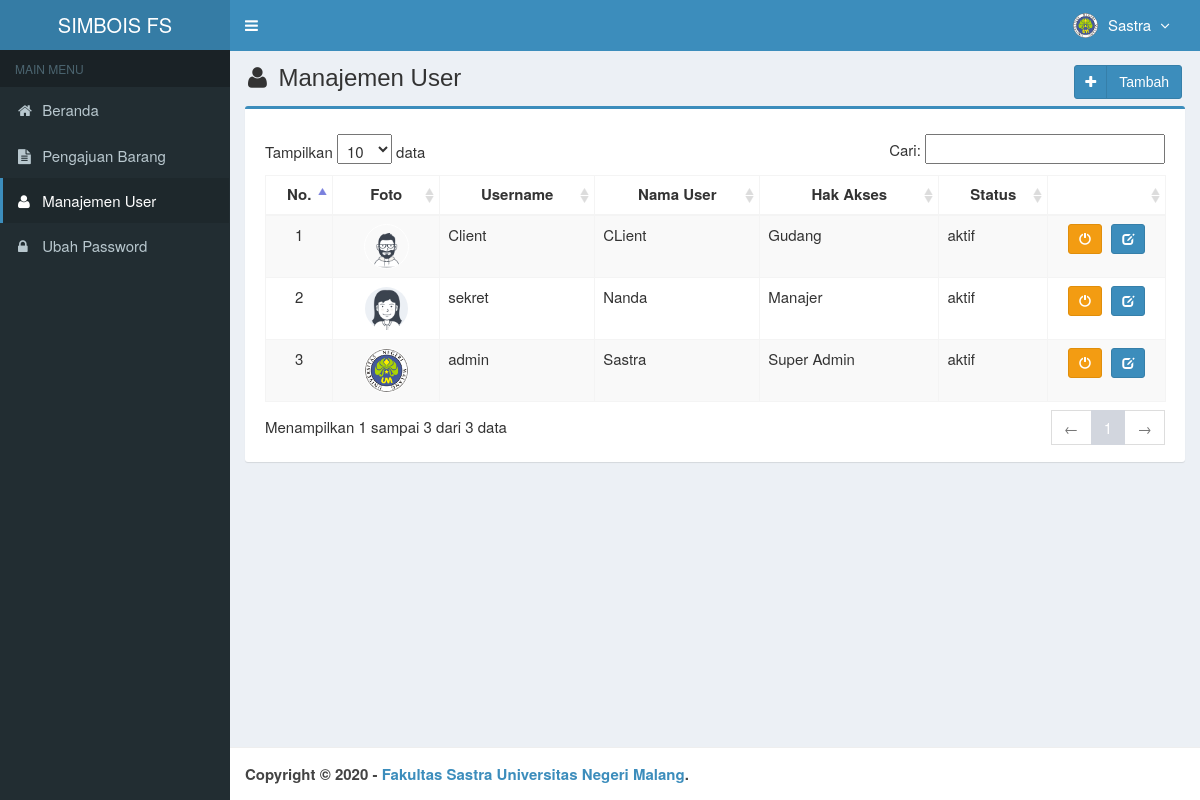
The app's page /main.php?module=user (signed in) with its own data.
### tables this page shows
CREATE TABLE `is_users` (
  `id_user` smallint(6) NOT NULL,
  `username` varchar(50) NOT NULL,
  `nama_user` varchar(50) NOT NULL,
  `password` varchar(50) NOT NULL,
  `email` varchar(50) DEFAULT NULL,
  `telepon` varchar(13) DEFAULT NULL,
  `foto` varchar(100) DEFAULT NULL,
  `hak_akses` enum('Super Admin','Manajer','Gudang') NOT NULL,
  `status` enum('aktif','blokir') NOT NULL DEFAULT 'aktif',
  `created_at` timestamp NOT NULL DEFAULT current_timestamp(),
  `updated_at` timestamp NOT NULL DEFAULT current_timestamp() ON UPDATE current_timestamp()
);

### modules/user/view.php (the view, shortened to what this page needs)
<section class="content-header">
  <h1>
    <i class="fa fa-user icon-title"></i> Manajemen User
    <a class="btn btn-primary btn-social pull-right" href="?module=form_user&form=add" title="Tambah Data" data-toggle="tooltip">
      <i class="fa fa-plus"></i> Tambah
    </a>
  </h1>
</section>
<section class="content">
  <div class="row">
    <div class="col-md-12">
      <div class="box box-primary">
        <div class="box-body">
          <table id="dataTables1" class="table table-bordered table-striped table-hover">
            <thead>
              <tr>
                <th class="center">No.</th>
                <th class="center">Foto</th>
                <th class="center">Username</th>
                <th class="center">Nama User</th>
                <th class="center">Hak Akses</th>
                <th class="center">Status</th>
                <th class="center"></th>
              </tr>
            </thead>
            <tbody>
            <?php
            $no = 1;
            $query = mysqli_query($mysqli, "SELECT * FROM is_users ORDER BY id_user DESC")
                                            or die('Ada kesalahan pada query tampil data user: '.mysqli_error($mysqli));
            while ($data = mysqli_fetch_assoc($query)) {
              echo "<tr>
                      <td width='50' class='center'>$no</td>";
                      if ($data['foto']=="") { ?>
                        <td class='center'><img class='img-user' src='images/user/user-default.png' width='45'></td>
                      <?php
                      } else { ?>
                        <td class='center'><img class='img-user' src='images/user/<?php echo $data['foto']; ?>' width='45'></td>
                      <?php
                      }
              echo "  <td>$data[username]</td>
                      <td>$data[nama_user]</td>
                      <td>$data[hak_akses]</td>
                      <td>$data[status]</td>
                      <td class='center' width='100'>
                          <div>";
                          if ($data['status']=='aktif') { ?>
                            <a data-toggle="tooltip" data-placement="top" title="Blokir" style="margin-right:5px" class="btn btn-warning btn-sm" href="modules/user/proses.php?act=off&id=<?php echo $data['id_user'];?>">
                                <i style="color:#fff" class="glyphicon glyphicon-off"></i>
                            </a>
            <?php
                          }
                          else { ?>
                            <a data-toggle="tooltip" data-placement="top" title="Aktifkan" style="margin-right:5px" class="btn btn-success btn-sm" href="modules/user/proses.php?act=on&id=<?php echo $data['id_user'];?>">
                                <i style="color:#fff" class="glyphicon glyphicon-ok"></i>
                            </a>
            <?php
                          }
              echo "      <a data-toggle='tooltip' data-placement='top' title='Ubah' class='btn btn-primary btn-sm' href='?module=form_user&form=edit&id=$data[id_user]'>
                                <i style='color:#fff' class='glyphicon glyphicon-edit'></i>
                            </a>
                          </div>
                      </td>
                    </tr>";
              $no++;
            }
            ?>
            </tbody>
          </table>
        </div>
      </div>
    </div>
  </div>
</section><!-- /.content

### top-menu.php (shortened to what this page needs)
<?php
require_once "config/database.php";
$query = mysqli_query($mysqli, "SELECT id_user, nama_user, foto, hak_akses FROM is_users WHERE id_user='$_SESSION[id_user]'")
                                or die('Ada kesalahan pada query tampil Manajemen User: '.mysqli_error($mysqli));
$data = mysqli_fetch_assoc($query);
?>
<li class="dropdown user user-menu">
  <a href="#" class="dropdown-toggle" data-toggle="dropdown">
  <?php
  if ($data['foto']=="") { ?>
    <img src="images/user/user-default.png" class="user-image" alt="User Image"/>
  <?php
  }
  else { ?>
    <img src="images/user/<?php echo $data['foto']; ?>" class="user-image" alt="User Image"/>
  <?php
  }
  ?>
    <span class="hidden-xs"><?php echo $data['nama_user']; ?> <i style="margin-left:5px" class="fa fa-angle-down"></i></span>
  </a>
</li>

### assets/css/style.css (style rules this page uses)
.btn-social *:first-child { border-right: 1px solid rgba(0, 0, 0, 0.1); bottom: 0; font-size: 1em !important; left: 0; line-height: 32px !important; position: absolute; text-align: center; top: 0; width: 32px !important; }
.content-header { padding: 15px 18px 0; position: relative; }
.center { text-align:center; }
.img-user { border: 1px solid #fff; border-radius: 100%; }
.icon-title { margin-right: 5px; }
body { background-color: #fff; color: #333; font-size: 15px; line-height: 1.42857; }

### records on screen
is_users: foto (picture), nama_user "Sastra", username "admin", hak_akses "Super Admin", status "aktif"
is_users: foto (picture), username "Client", nama_user "CLient", hak_akses "Gudang", status "aktif"
is_users: foto (picture), username "sekret", nama_user "Nanda", hak_akses "Manajer", status "aktif"
